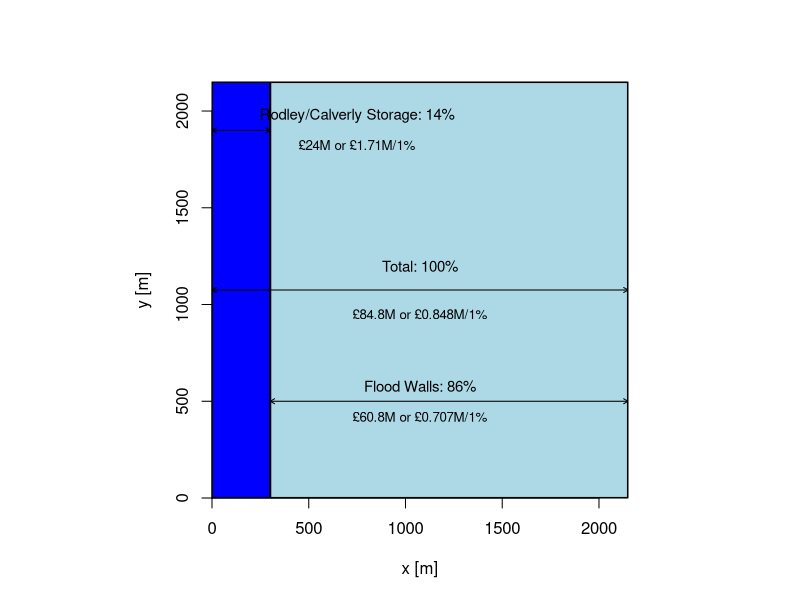

Here is the R script that generated this plot:
par(pty="s")
par(xaxs="i", yaxs="i") 
plot(1, type="n", xlab="x [m]", ylab="y [m]", xlim=c(0,2150), ylim=c(0,2150))
rect(xleft=0, ybottom=0, xright=301, ytop=2150, lwd=2, col = "blue")
rect(xleft=301, ybottom=0, xright=2150, ytop=2150, col="lightblue", lwd=2)
arrows(x0=0, y0=1075, x1=2150, y1=1075, length = 0.05, code=3)
arrows(x0=301, y0=500, x1=2150, y1=500, length = 0.05, code=3)
text(x=1075, y=1200, label="Total: 100%", cex = 0.9)
text(x=1075, y=950, label="£84.8M or £0.848M/1%", cex = 0.8)
text(x=1075, y=580, label="Flood Walls: 86%", cex=0.9)
text(x=1075, y=420, label="£60.8M or £0.707M/1%", cex=0.8)
arrows(x0=0, y0=1900, x1=301, y1=1900, length = 0.05, code=3)
text(x=750, y=1975, label="Rodley/Calverly Storage: 14%", cex=0.9)
text(x=750, y=1825, label="£24M or £1.71M/1%", cex=0.8)